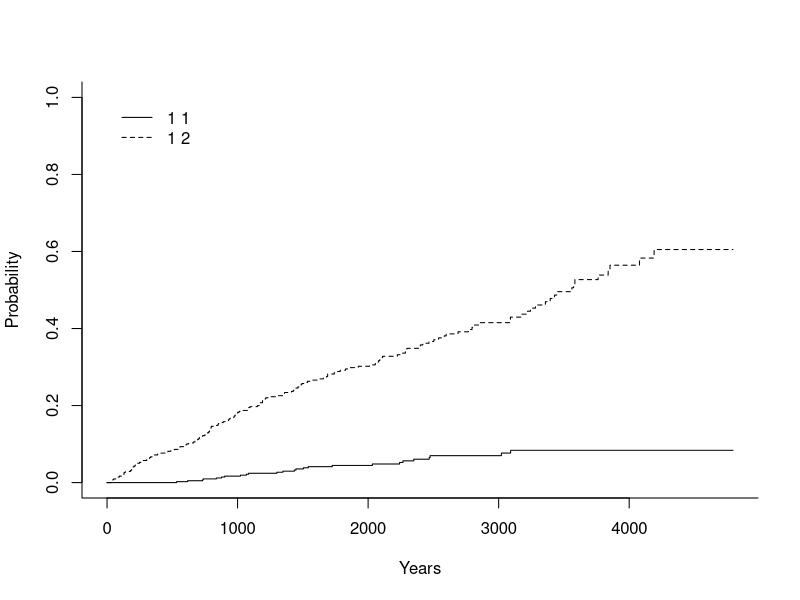
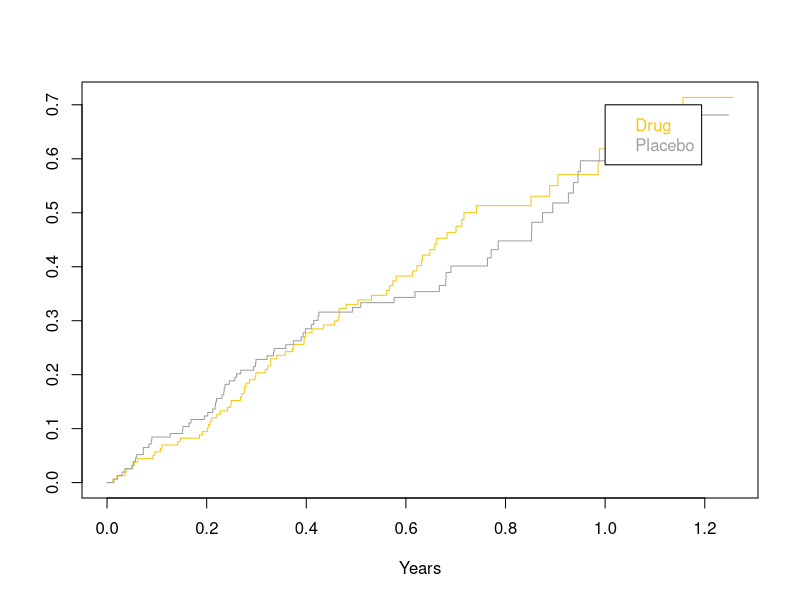
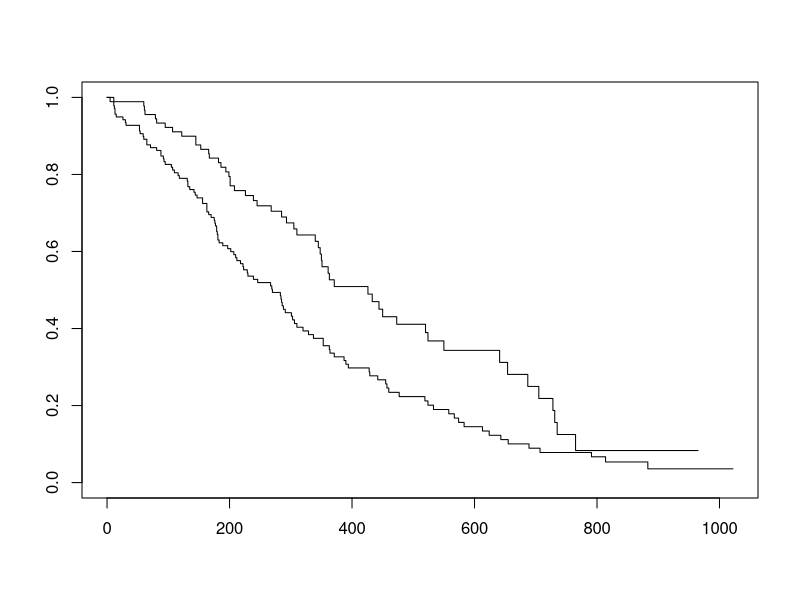
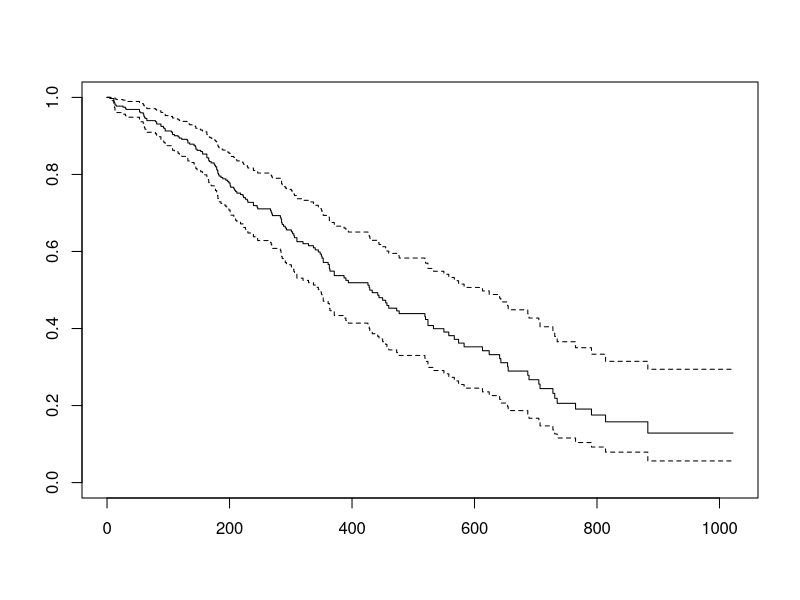

The R source for these figures, in order:
## ---- chunk 1
knitr::opts_chunk$set(echo = TRUE)
## ---- chunk 2
library(survival)
head(pbc)
## ---- chunk 3
library(cmprsk)
## ---- chunk 4
o <- with(pbc, cuminc(time, status))
o
## ---- chunk 5
plot(o)
## ---- chunk 6
library(tidyverse)

pbc %>%
group_by(pbc$status == 0) %>%
summarise(n=n()) %>%
mutate(freq = n/sum(n))
## ---- chunk 7
sum(pbc$time)
## ---- chunk 8
sum(pbc$status == 1)/sum(pbc$time)
## ---- chunk 9
tr.death <- pbc$status > 0
## ---- chunk 10
tapply(tr.death, pbc$trt, sum)
## ---- chunk 11
plot(survfit(Surv(time/3625.5, tr.death) ~ trt, data = pbc),
     fun = "event", 
     col=7:8,
     xlab="Years")

legend(1,0.7,
       text.col=7:8,
       legend=c("Drug","Placebo"))
## ---- chunk 12
survdiff(Surv(time, tr.death) ~ trt, data = pbc)
## ---- chunk 13
survdiff(Surv(time, tr.death) ~ trt, rho=1, data=pbc)
## ---- chunk 14
summary(survreg(Surv(time, tr.death) ~ trt, dist="weibull",data=pbc))
## ---- chunk 15
summary(coxph(Surv(time, tr.death) ~ trt, data = pbc))
## ---- chunk 16
unique(lung$status)
## ---- chunk 17
perct_censored <- lung %>%
group_by(lung$status == 1) %>%
summarise(n=n()) %>%
mutate(freq = n/sum(n))

as.numeric(perct_censored[2,3]*100)
## ---- chunk 18
sum(lung$time)
## ---- chunk 19
sum(lung$status == 2) / sum(lung$time)
## ---- chunk 20
surv_gender <- survfit(Surv(time, status) ~ sex, data = lung)
plot(surv_gender)
## ---- chunk 21
male <- lung %>%
filter(lung$sex == 1) #male

female <- lung %>%
filter(lung$sex == 2) #female

print(median(male$time))
print(median(female$time))
## ---- chunk 22
survdiff(Surv(time, status) ~ sex, data = lung)
## ---- chunk 23
survdiff(Surv(time, status) ~ sex, rho=1, data = lung)
## ---- chunk 24
summary(survreg(Surv(time, status) ~ sex, dist="weibull", data = lung))
## ---- chunk 25
summary(coxph(Surv(time, status) ~ sex, data = lung))
## ---- chunk 26
lung$ph.ecog.females <- factor(ifelse(lung$ph.ecog >2, 2, lung$ph.ecog))
surv <- survfit(coxph(Surv(time, status) ~ ph.ecog.females, data = lung))

plot(surv)
## ---- chunk 27
lung$ph.ecog.females <- relevel(lung$ph.ecog.females,ref="1")
hr <- coxph(Surv(time, status) ~ ph.ecog.females,data = lung)
exp(cbind(hr$coef,confint(hr)))
## ---- chunk 28
hra <- coxph(Surv(time,status) ~ ph.ecog, data=lung)
exp(cbind(hra$coef,confint(hra)))
## ---- chunk 29
summary(oslog1 <- survreg(Surv(time, status) ~ age, dist="lognormal", data = lung))
